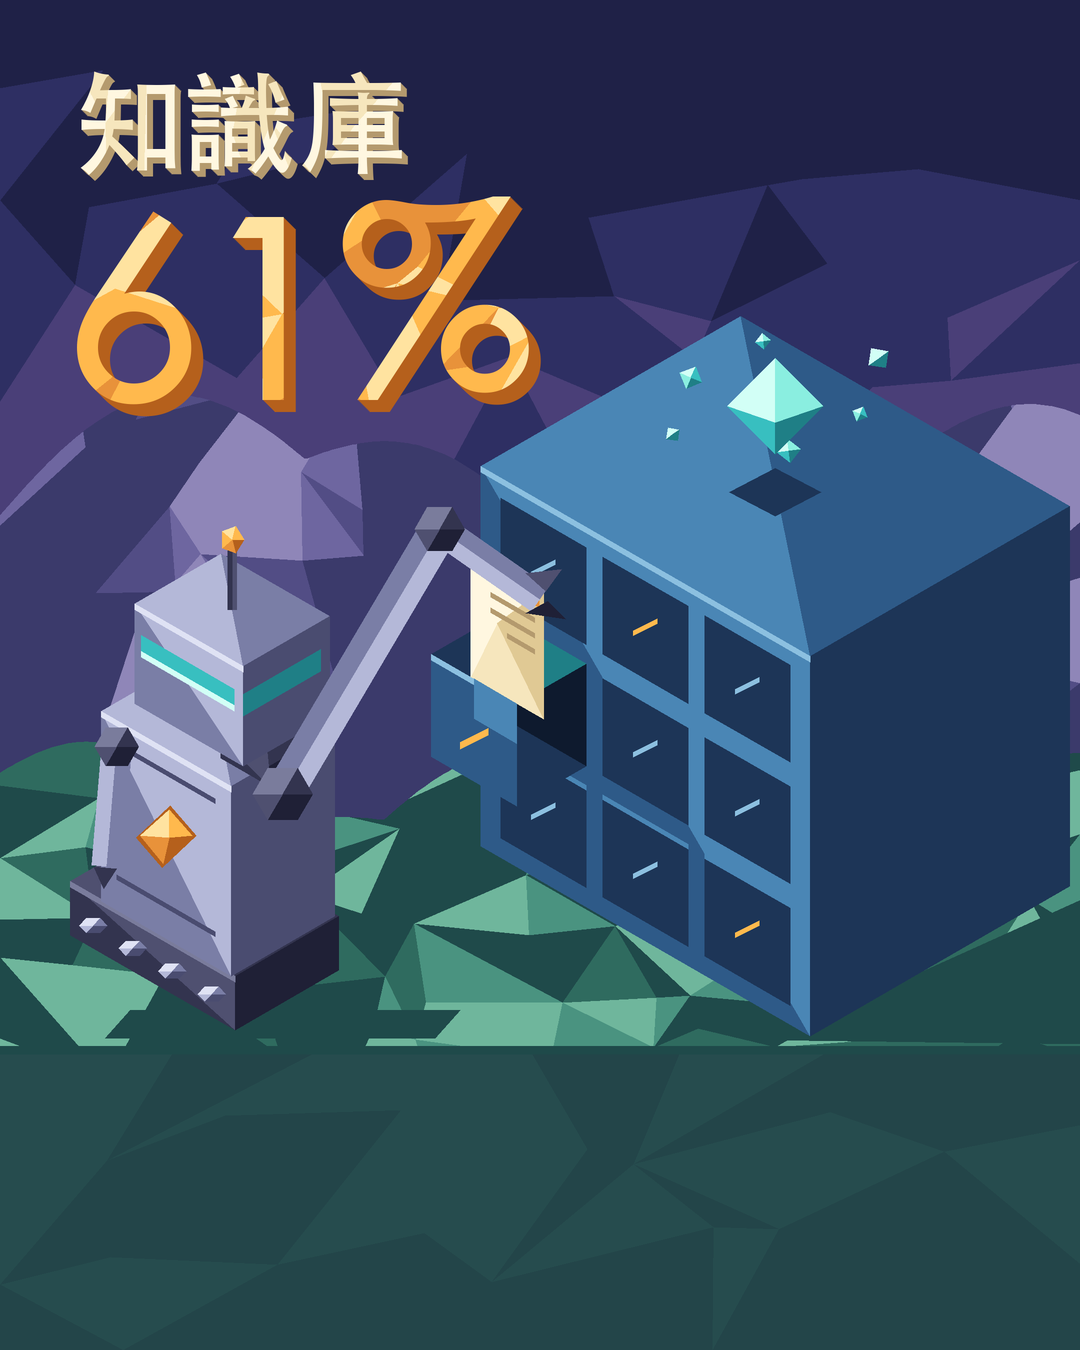

Python code for this plot:
"""Style catalog sample: low-poly (flat-shaded triangles, colour by face normal).
Self-contained: Python 3 + PIL only. Renders sample.png (1080x1350) next to this file.
Technique encoded here:
  - every surface is a triangle (or a flat prism face); one flat colour per face, no gradients inside a face
  - face colour = Lambert(normal . LIGHT) quantised onto a 4-step ramp (shadow / base / light / highlight)
  - light from the top-left; iso prisms: top = light, left face = base, right face = shadow,
    1-step highlight bevel on the lit front edges
  - terrain = jittered lattice split into triangles, ramps get lighter / bluer with distance
  - no outlines: neighbouring faces are separated only by value
  - 2x supersampling then LANCZOS down, so edges are crisp but not jagged
"""
import os, math, random
from PIL import Image, ImageDraw, ImageFont

W, H, S = 1080, 1350, 2
OUT = os.path.join(os.path.dirname(os.path.abspath(__file__)), "sample.png")
HEI = "/System/Library/Fonts/STHeiti Medium.ttc"
RNG = random.Random(61)
LIGHT = (-0.45, -0.65, 0.62)
_l = math.sqrt(sum(c * c for c in LIGHT)); LIGHT = tuple(c / _l for c in LIGHT)



def rgb(h): return tuple(int(h[i:i + 2], 16) for i in (0, 2, 4))
def ramp(*hs): return [rgb(h) for h in hs]
def clamp(v, a, b): return max(a, min(b, v))

# ---- palette: every ramp is shadow / base / light / highlight (sky has 6 steps) -------
SKY = ramp('1f2147', '2e2f63', '4a3f78', '7a4f86', 'b8627e', 'e88a6e')   # zenith -> horizon
FAR = ramp('3b3a6b', '524d85', '6e66a0', '8f86b8')                     # far mountains: lighter, low contrast
HILL = ramp('1f4a4a', '2f6b5f', '4a9380', '6fb69c')                    # mid hills: darker, more contrast
CALM = ramp('203f43', '234549', '264c4e')                              # bottom band: adjacent steps only
VAULT = ramp('1d3557', '2e5a88', '4a86b5', '8cc0e0')                   # knowledge base block
STEEL = ramp('4a4c70', '7a7ea6', 'b4b8d8', 'dfe2f4')                   # agent body
DARK = ramp('1f2036', '33344f', '4f5070', '7a7c9c')                    # tracks, joints
AMBER = ramp('b5601c', 'e8923a', 'ffb94d', 'ffe3a0')                   # accent: number, core, card tab
CYAN = ramp('1f7f86', '38bfc0', '8aeee0', 'd2fff6')                    # visor, crystal
CARD = ramp('b49a6e', 'e0c994', 'f6e6bd', 'fff7e0')                    # cream note card
MOUTH = rgb('0e1a2e')

img = Image.new("RGB", (W * S, H * S), SKY[0])
d = ImageDraw.Draw(img)


def fill(pts, color):
    p = [(x * S, y * S) for x, y in pts]
    d.polygon(p, fill=color, outline=color)


def jitter_grid(x0, y0, x1, y1, nx, ny, jit, zfn):
    """(ny+1) x (nx+1) lattice of (x, y, z); inner points jittered, border points slide along the border"""
    dx, dy = (x1 - x0) / nx, (y1 - y0) / ny
    g = []
    for j in range(ny + 1):
        row = []
        for i in range(nx + 1):
            x, y = x0 + i * dx, y0 + j * dy
            if 0 < i < nx: x += RNG.uniform(-jit, jit) * dx
            if 0 < j < ny: y += RNG.uniform(-jit, jit) * dy
            row.append((x, y, zfn(x, y)))
        g.append(row)
    return g


def shade_idx(p0, p1, p2, n, bias=0.0):
    """Lambert of the triangle normal (x right, y down, z up) quantised to n steps"""
    ax, ay, az = (p1[k] - p0[k] for k in range(3)); bx, by, bz = (p2[k] - p0[k] for k in range(3))
    nx, ny, nz = ay * bz - az * by, az * bx - ax * bz, ax * by - ay * bx
    if nz < 0: nx, ny, nz = -nx, -ny, -nz
    L = math.sqrt(nx * nx + ny * ny + nz * nz) or 1
    dot = (nx * LIGHT[0] + ny * LIGHT[1] + nz * LIGHT[2]) / L
    t = (dot - 0.3) / 0.65 + bias
    return int(clamp(t, 0, 0.999) * n)


def tri_mesh(g, colorfn):
    for j in range(len(g) - 1):
        for i in range(len(g[0]) - 1):
            a, b, c, e = g[j][i], g[j][i + 1], g[j + 1][i + 1], g[j + 1][i]
            tris = ((a, b, c), (a, c, e)) if (i + j) % 2 == 0 else ((a, b, e), (b, c, e))
            for t in tris:
                fill([(p[0], p[1]) for p in t], colorfn(t))


def masked_mesh(g, colorfn, ridge):
    """draw the mesh only below a ridge line"""
    global d
    keep_img, keep_d = img, d
    layer = Image.new("RGB", img.size); d = ImageDraw.Draw(layer)
    tri_mesh(g, colorfn)
    d = keep_d
    mask = Image.new("L", img.size, 0)
    pts = [(x * S, ridge(x) * S) for x in range(0, W + 1, 4)] + [(W * S, H * S), (0, H * S)]
    ImageDraw.Draw(mask).polygon(pts, fill=255)
    img.paste(layer, (0, 0), mask)


# ---- sky: a triangle mesh, ramp index follows height with a random step ---------------
g = jitter_grid(0, 0, W, 1050, 9, 11, 0.4, lambda x, y: 0)
tri_mesh(g, lambda t: SKY[clamp(int(sum(p[1] for p in t) / 3 / 1050 * 5.4 + RNG.uniform(-0.55, 0.55)), 0, 5)])

# far mountains
def ridge1(x): return 600 - 150 * abs(math.sin(x / 230 + 0.6)) - 60 * abs(math.sin(x / 97))
g = jitter_grid(0, 330, W, 900, 14, 7, 0.45, lambda x, y: 240 * abs(math.sin(x / 120 + y / 300)) + RNG.uniform(0, 60))
masked_mesh(g, lambda t: FAR[shade_idx(*t, 4, 0.05)], ridge1)

# mid hills
def ridge2(x): return 840 - 70 * abs(math.sin(x / 180 + 1.3)) - 30 * abs(math.sin(x / 61))
g = jitter_grid(0, 720, W, 1120, 12, 6, 0.45, lambda x, y: RNG.uniform(0, 160))
masked_mesh(g, lambda t: HILL[shade_idx(*t, 4)], ridge2)

# calm bottom band: 22 % of the frame, near-flat mesh, 2 adjacent ramp steps only
g = jitter_grid(0, 1050, W, H, 8, 3, 0.4, lambda x, y: RNG.uniform(0, 10))
tri_mesh(g, lambda t: CALM[1 + (shade_idx(*t, 2) > 0)])
fill([(0, 1046), (W, 1046), (W, 1054), (0, 1054)], HILL[0])         # horizon seam

# ---- iso helpers -------------------------------------------------------------------------
C30, S30 = math.cos(math.radians(30)), 0.5

def prism(fx, fy, wl, wr, h, rp, top=2, left=1, right=0, bevel=True):
    """iso box: F = front-bottom corner; left face runs up-left (length wl), right face up-right (wr).
    top = light, left = base, right = shadow; each face is split into two triangles one step apart."""
    F = (fx, fy); L = (fx - wl * C30, fy - wl * S30); R = (fx + wr * C30, fy - wr * S30)
    B = (L[0] + R[0] - F[0], L[1] + R[1] - F[1])
    up = lambda p: (p[0], p[1] - h)
    hi = lambda k: min(3, k + 1)
    fill([up(F), up(L), up(B)], rp[top]); fill([up(F), up(B), up(R)], rp[max(0, top - 1)] if top > 1 else rp[top])
    fill([F, L, up(L)], rp[left]); fill([F, up(L), up(F)], rp[hi(left)])
    fill([F, R, up(R), up(F)], rp[right])
    if bevel:
        fill([up(F), up(L), (L[0], L[1] - h + 6), (F[0], F[1] - h + 6)], rp[3])
    return dict(F=F, L=L, R=R, B=B, h=h)

def on_left(pr, u, v):
    F, L = pr['F'], pr['L']
    return (F[0] + (L[0] - F[0]) * u, F[1] + (L[1] - F[1]) * u - pr['h'] * v)

def on_right(pr, u, v):
    F, R = pr['F'], pr['R']
    return (F[0] + (R[0] - F[0]) * u, F[1] + (R[1] - F[1]) * u - pr['h'] * v)

def gem(x, y, r, rp, n=5, rot=0.0, h=1.0):
    """small faceted polygon: fan of triangles, step by angle to the light"""
    pts = [(x + r * math.cos(rot + math.tau * i / n), y + r * h * math.sin(rot + math.tau * i / n)) for i in range(n)]
    for i in range(n):
        a = rot + math.tau * (i + 0.5) / n
        k = int(clamp((-math.cos(a) * 0.45 - math.sin(a) * 0.65 + 1) / 2 * 4, 0, 3.99))
        fill([(x, y), pts[i], pts[(i + 1) % n]], rp[k])

def limb(a, b, w, rp):
    dx, dy = b[0] - a[0], b[1] - a[1]; L = math.hypot(dx, dy)
    nx, ny = -dy / L * w / 2, dx / L * w / 2
    m = ((a[0] + b[0]) / 2, (a[1] + b[1]) / 2)
    fill([(a[0] + nx, a[1] + ny), (b[0] + nx, b[1] + ny), (b[0], b[1]), (a[0], a[1])], rp[2])
    fill([(a[0] - nx, a[1] - ny), (b[0] - nx, b[1] - ny), (b[0], b[1]), (a[0], a[1])], rp[1])

def joint(x, y, r): gem(x, y, r, DARK, n=6)

def crystal(cx, cy, rw, hh, rp):
    top, bot = (cx, cy - hh / 2), (cx, cy + hh / 2)
    lf, rt = (cx - rw, cy), (cx + rw, cy)
    fr, bk = (cx, cy + rw * 0.35), (cx, cy - rw * 0.35)
    fill([top, lf, bk], rp[2]); fill([top, bk, rt], rp[1])
    fill([top, lf, fr], rp[3]); fill([top, fr, rt], rp[2])
    fill([bot, lf, fr], rp[1]); fill([bot, fr, rt], rp[0])

# ---- knowledge base: iso archive block, 3 x 4 drawer wall, crystal on top ----------------
KF = (810, 1036)
fill([(KF[0] - 40, 1040), (1080, 900), (1080, 1044)], HILL[0])        # ground shadow, falls to the right
KB = prism(KF[0], KF[1], 380, 300, 380, VAULT, top=2, left=1, right=0)
COLS, ROWS = 3, 3
OPEN = (2, 1)
for ci in range(COLS):
    for ri in range(ROWS):
        u0, v0 = 0.06 + ci * 0.31, 0.05 + ri * 0.32
        u1, v1 = u0 + 0.26, v0 + 0.27
        q = [on_left(KB, u0, v0), on_left(KB, u1, v0), on_left(KB, u1, v1), on_left(KB, u0, v1)]
        fill(q, VAULT[0])                                    # recess (shadow step)
        if (ci, ri) == OPEN:
            OPENQ = q; continue
        fill([q[3], q[2], (q[2][0], q[2][1] + 5), (q[3][0], q[3][1] + 5)], VAULT[2])   # lit upper lip
        hx, hy = on_left(KB, (u0 + u1) / 2, (v0 + v1) / 2)
        fill([(hx - 12, hy + 3), (hx + 12, hy - 9), (hx + 12, hy - 4), (hx - 12, hy + 8)],
             AMBER[2] if (ci * 3 + ri) % 5 == 0 else VAULT[3])

# the open drawer: pulled out along the left face's outward normal (toward the robot)
q = OPENQ
PULL = (-C30 * 80, S30 * 80)
mv = lambda p: (p[0] + PULL[0], p[1] + PULL[1])
fill(q, MOUTH)                                               # dark mouth left in the wall
fill([q[0], q[1], mv(q[1]), mv(q[0])], VAULT[0])             # underside
fill([q[3], q[2], mv(q[2]), mv(q[3])], CYAN[0])              # open top: glowing inside
fill([q[2], mv(q[2]), (mv(q[2])[0], mv(q[2])[1] + 0), q[1]], VAULT[0])
fr = [mv(q[0]), mv(q[1]), mv(q[2]), mv(q[3])]
mid_top = ((fr[2][0] + fr[3][0]) / 2, (fr[2][1] + fr[3][1]) / 2)

# ---- the note card: a slab in a plane parallel to the wall, sunk into the drawer ---------
# built BEFORE the drawer front, so the front panel hides its lower end = card is going in
cw, chh = 84, 130
back = (-PULL[0] * 0.42, -PULL[1] * 0.42)                    # card sits 42 % of the way back into the drawer
c0 = (mid_top[0] + back[0] + 4, mid_top[1] + back[1] + 36)    # bottom-centre of card (36 px below the lip line)
along = (-C30, -S30)                                         # card width runs parallel to the wall
cp = [(c0[0] - along[0] * cw / 2, c0[1] - along[1] * cw / 2)]
cp.append((cp[0][0] + along[0] * cw, cp[0][1] + along[1] * cw))
cp = [cp[0], cp[1], (cp[1][0], cp[1][1] - chh), (cp[0][0], cp[0][1] - chh)]
ctr = ((cp[0][0] + cp[2][0]) / 2 - 10, (cp[0][1] + cp[2][1]) / 2 - 10, 14)
for i in range(4):                                           # 4 shallow facets meeting off-centre
    p, qq = cp[i], cp[(i + 1) % 4]
    k = shade_idx(ctr, (p[0], p[1], 0), (qq[0], qq[1], 0), 4, 0.25)
    fill([ctr[:2], p, qq], CARD[max(1, k)])
def on_card(u, v): return (cp[0][0] + (cp[1][0] - cp[0][0]) * u, cp[0][1] + (cp[1][1] - cp[0][1]) * u - chh * v)
a_, b_ = on_card(0.06, 0.93), on_card(0.94, 0.93)
fill([a_, b_, (b_[0], b_[1] + 12), (a_[0], a_[1] + 12)], AMBER[1])    # amber tab = the new note
for i, L_ in enumerate((0.8, 0.8, 0.5)):                     # text lines parallel to the wall
    a_, b_ = on_card(0.12, 0.74 - i * 0.12), on_card(0.12 + L_ * 0.76, 0.74 - i * 0.12)
    fill([a_, b_, (b_[0], b_[1] + 5), (a_[0], a_[1] + 5)], CARD[0])

# drawer front panel goes on top of the card
fill(fr, VAULT[1])
fill([fr[3], fr[2], (fr[2][0], fr[2][1] + 6), (fr[3][0], fr[3][1] + 6)], VAULT[3])   # highlight bevel on the lip
fill([fr[3], (fr[3][0], fr[3][1] + 40), (fr[3][0] + (fr[2][0] - fr[3][0]) * 0.5, fr[3][1] + 40 + (fr[2][1] - fr[3][1]) * 0.5), (fr[3][0] + (fr[2][0] - fr[3][0]) * 0.5, fr[3][1] + (fr[2][1] - fr[3][1]) * 0.5)], VAULT[2])
hx, hy = (fr[0][0] + fr[2][0]) / 2, (fr[0][1] + fr[2][1]) / 2 + 8
fill([(hx - 14, hy + 4), (hx + 14, hy - 10), (hx + 14, hy - 3), (hx - 14, hy + 11)], AMBER[2])

# crystal on the roof = the stored knowledge, with a halo of small facets
tc = ((KB['F'][0] + KB['B'][0]) / 2, (KB['F'][1] + KB['B'][1]) / 2 - KB['h'])
for i in range(6):
    a = i * 1.05 + 0.4; rr = 92 + (i % 3) * 18
    gem(tc[0] + rr * math.cos(a), tc[1] - 90 + rr * 0.5 * math.sin(a), 8 + (i % 2) * 4, CYAN, n=4, rot=a)
fill([(tc[0] - 46, tc[1] + 6), (tc[0], tc[1] - 18), (tc[0] + 46, tc[1] + 6), (tc[0], tc[1] + 30)], VAULT[0])  # contact shadow
crystal(tc[0], tc[1] - 80, 48, 96, CYAN)

# ---- the AI agent: a boxy low-poly mech on tracks, one visor band, no face ---------------
AX, AY = 235, 1030
fill([(AX - 130, AY + 8), (AX + 200, AY + 8), (AX + 225, AY - 20), (AX - 105, AY - 20)], HILL[0])
TR = prism(AX, AY, 190, 120, 54, DARK, top=2, left=1, right=0)
for i in range(4):
    x, y = on_left(TR, 0.14 + i * 0.24, 0.42); gem(x, y, 14, STEEL, n=6, h=0.6)
TO = prism(AX - 4, AY - 54, 150, 120, 190, STEEL, top=2, left=1, right=0)       # torso
cx_, cy_ = on_left(TO, 0.5, 0.52)                            # chest core: amber diamond plate
fill([(cx_ - 30, cy_ - 2), (cx_ + 4, cy_ - 34), (cx_ + 30, cy_ - 4), (cx_ - 4, cy_ + 28)], AMBER[0])
fill([(cx_ - 26, cy_ - 4), (cx_ + 3, cy_ - 30), (cx_ + 3, cy_ - 2)], AMBER[3])
fill([(cx_ + 3, cy_ - 30), (cx_ + 26, cy_ - 4), (cx_ + 3, cy_ - 2)], AMBER[2])
fill([(cx_ - 26, cy_ - 4), (cx_ + 3, cy_ - 2), (cx_ - 3, cy_ + 24)], AMBER[1])
for v in (0.16, 0.86):                                       # vent slats
    a, b = on_left(TO, 0.12, v), on_left(TO, 0.88, v)
    fill([a, b, (b[0], b[1] - 5), (a[0], a[1] - 5)], STEEL[0])
s0 = on_left(TO, 0.88, 0.86); s1 = (s0[0] - 10, s0[1] + 120)  # idle arm on the lit side, hanging
limb(s0, s1, 30, STEEL); joint(*s0, 22)
fill([(s1[0] - 13, s1[1]), (s1[0] + 10, s1[1] + 2), (s1[0] - 3, s1[1] + 22)], DARK[1])
prism(AX + 34, AY - 244, 56, 50, 20, DARK, bevel=False)                         # neck
HD = prism(AX + 8, AY - 264, 125, 100, 100, STEEL, top=2, left=1, right=0)       # head
VV = 0.5                                                     # visor: one sensor band over both faces
a, b = on_left(HD, 0.08, VV), on_left(HD, 0.94, VV)
fill([a, b, (b[0], b[1] - 22), (a[0], a[1] - 22)], CYAN[1]); fill([a, b, (b[0], b[1] - 6), (a[0], a[1] - 6)], CYAN[3])
a, b = on_right(HD, 0.0, VV), on_right(HD, 0.9, VV)
fill([a, b, (b[0], b[1] - 22), (a[0], a[1] - 22)], CYAN[0])
top_c = ((HD['F'][0] + HD['B'][0]) / 2, (HD['F'][1] + HD['B'][1]) / 2 - HD['h'])
limb(top_c, (top_c[0], top_c[1] - 62), 9, DARK)
gem(top_c[0], top_c[1] - 70, 12, AMBER, n=5, h=1.2)
# working arm: shadow-side shoulder -> elbow -> gripper above the card
SH = on_right(TO, 0.5, 0.8)
GR = (cp[3][0] - 4, cp[3][1] + 10)                           # claws close on the card's left edge
EL = (GR[0] - 100, GR[1] - 70)
limb(SH, EL, 38, STEEL); limb(EL, GR, 30, STEEL)
joint(*SH, 30); joint(*EL, 25)
fill([(GR[0] - 14, GR[1] - 26), (GR[0] + 22, GR[1] - 30), (GR[0] + 6, GR[1] - 8)], DARK[2])
fill([(GR[0] - 14, GR[1] + 14), (GR[0] + 26, GR[1] + 20), (GR[0] + 8, GR[1] + 2)], DARK[0])
# ===================================== type ============================================
def check_glyphs(font, text):
    """fail loudly if any CJK char would render as tofu (same bitmap as a missing glyph)"""
    def bm(ch):
        im = Image.new("L", (font.size * 2, font.size * 2), 0)
        ImageDraw.Draw(im).text((0, 0), ch, font=font, fill=255)
        return im.tobytes()
    miss = bm('\U0010FFFD')
    for ch in text:
        if ch.strip() and (bm(ch) == miss or not any(bm(ch))):
            raise SystemExit(f"missing glyph {ch!r} in {font.path}")


def faceted_text(xy, text, font, rp, cell, extrude, lo=1, hi=3):
    """extruded type: shadow-step copies offset down-right, then a facet mesh through the glyph mask"""
    big = (xy[0] * S, xy[1] * S)
    for k in range(extrude, 0, -1):
        ImageDraw.Draw(img).text((big[0] + k * S, big[1] + k * S), text, font=font, fill=rp[0])
    mask = Image.new("L", img.size, 0)
    ImageDraw.Draw(mask).text(big, text, font=font, fill=255)
    x0, y0, x1, y1 = mask.getbbox()
    layer = Image.new("RGB", img.size)
    global d
    keep = d; d = ImageDraw.Draw(layer)
    gg = jitter_grid(x0 / S - 4, y0 / S - 4, x1 / S + 4, y1 / S + 4,
                     max(2, int((x1 - x0) / S / cell)), max(2, int((y1 - y0) / S / cell)), 0.38,
                     lambda x, y: RNG.uniform(0, cell * 0.9))
    tri_mesh(gg, lambda t: rp[lo + min(hi - lo, shade_idx(*t, hi - lo + 1, 0.15))])
    d = keep
    img.paste(layer, (0, 0), mask)


fh = ImageFont.truetype(HEI, 112 * S); check_glyphs(fh, "知識庫")
faceted_text((72, 66), "知識庫", fh, CARD, cell=40, extrude=6, lo=2, hi=3)
fb = ImageFont.truetype(HEI, 250 * S)
faceted_text((62, 200), "61%", fb, AMBER, cell=46, extrude=12, lo=1, hi=3)

img = img.resize((W, H), Image.LANCZOS)
img.save(OUT)
print(OUT)
